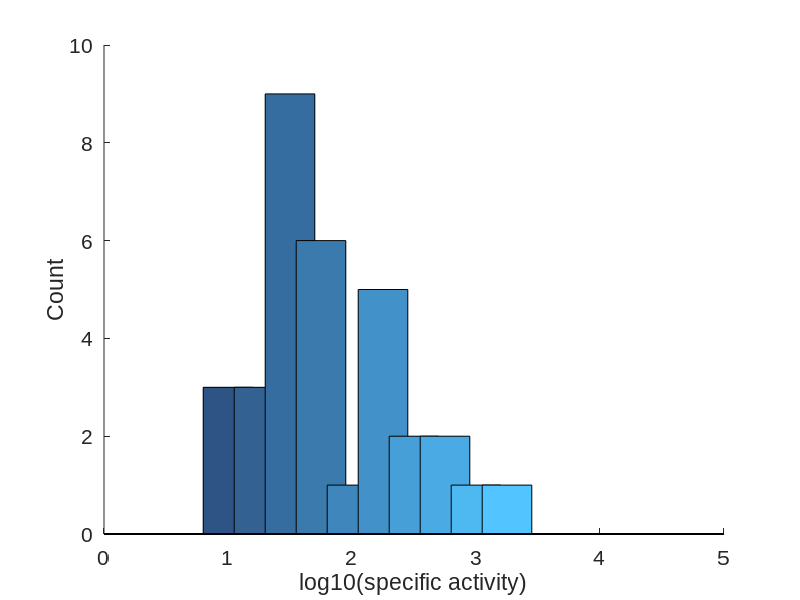

Recreate this plot in MATLAB.

SAData = importdata('data/RxnAndSA.txt');
rxns = SAData.textdata;
specificActivity = SAData.data;
close all
histogramPostions = 1:0.25:4.5;
[numbers positions] = hist(log10(specificActivity), histogramPostions);  
hold on
baseColor = [0.18 0.33 0.52];
endColor = [0.32 0.77 1];


for i = 1:length(positions)
    colorValue = (positions(i)-min(positions))/max(positions);
    if colorValue < 0.5
        colorValue=colorValue/0.5;
    else
        colorValue = 1;
    end
    colorResult = baseColor + (endColor - baseColor) * colorValue;
    bar(positions(i), numbers(i), 0.2, 'FaceColor', colorResult);
end
hold off
xlabel('log10(specific activity)', 'FontSize',15,'FontName', 'Arial')
ylabel('Count', 'FontSize',15,'FontName', 'Arial')

set(gca,'FontSize',15,'FontName', 'Arial')

median(specificActivity)
mean(specificActivity)